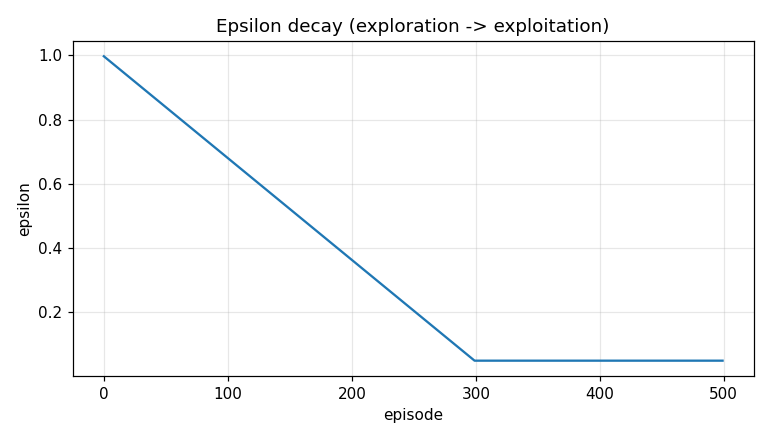
#> input picture advanced_deployment/02_deep_reinforcement_learning/Image/epsilon-decay.png, 770 x 440 px, found by its file name
$ python Enhancement_and_Filtering_Using_CNN.py
#> lines starting #> are read from the running program, lines starting #| are printed output that depends on the picture
import cv2
import numpy as np
from PIL import Image, ImageFilter
import matplotlib.pyplot as plt
from google.colab.patches import cv2_imshow
from google.colab import files

# Upload the image
uploaded = files.upload()
#> the answer given: epsilon-decay.png

# Assuming the file is uploaded, get its name from the uploaded dictionary
image_path = list(uploaded.keys())[0]

# Load the image
def load_image(image_path):
    # Open the image with Pillow
#> called with image_path = 'epsilon-decay.png'
    image = Image.open(image_path)
#> image is the input picture: PIL image 770x440 RGBA; mean R, G, B, A 249.4, 249.9, 250.2, 255
    return image

# Function for blurring the image
def apply_blur(image, radius=5):
#> called with radius = 5
    return image.filter(ImageFilter.GaussianBlur(radius))
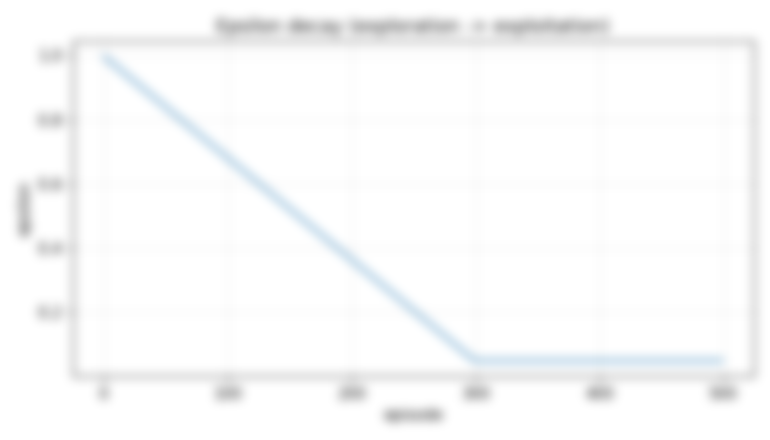
#> returned value: PIL image 770x440 RGBA; mean R, G, B, A 249.5, 250, 250.3, 255

# Function for sharpening the image
def apply_sharpen(image):
    return image.filter(ImageFilter.SHARPEN)

# Volvo8 sharpening filter (Specific sharpening filter using a custom kernel)
def volvo8_sharpen(image):
    image = np.array(image)
    kernel = np.array([[0, -1, 0],
                       [-1, 5,-1],
                       [0, -1, 0]])  # A basic sharpening kernel
    sharpened = cv2.filter2D(image, -1, kernel)
    return Image.fromarray(sharpened)

# General sharpen (using a higher strength kernel)
def general_sharpen(image):
    image = np.array(image)
    kernel = np.array([[0, -1, 0],
                       [-1, 5,-1],
                       [0, -1, 0]])  # Basic sharpen kernel
    sharpened = cv2.filter2D(image, -1, kernel)
    return Image.fromarray(sharpened)

# Function to display the images
def display_images(original, blurred, sharpened, volvo8_sharpened, general_sharpened):
    plt.figure(figsize=(15, 10))

    plt.subplot(2, 3, 1)
    plt.imshow(original)
    plt.title("Original Image")
    plt.axis('off')

    plt.subplot(2, 3, 2)
    plt.imshow(blurred)
    plt.title("Blurred Image")
    plt.axis('off')

    plt.subplot(2, 3, 3)
    plt.imshow(sharpened)
    plt.title("Sharpened Image")
    plt.axis('off')

    plt.subplot(2, 3, 4)
    plt.imshow(volvo8_sharpened)
    plt.title("Volvo8 Sharpened Image")
    plt.axis('off')

    plt.subplot(2, 3, 5)
    plt.imshow(general_sharpened)
    plt.title("General Sharpened Image")
    plt.axis('off')

    plt.tight_layout()
    plt.show()
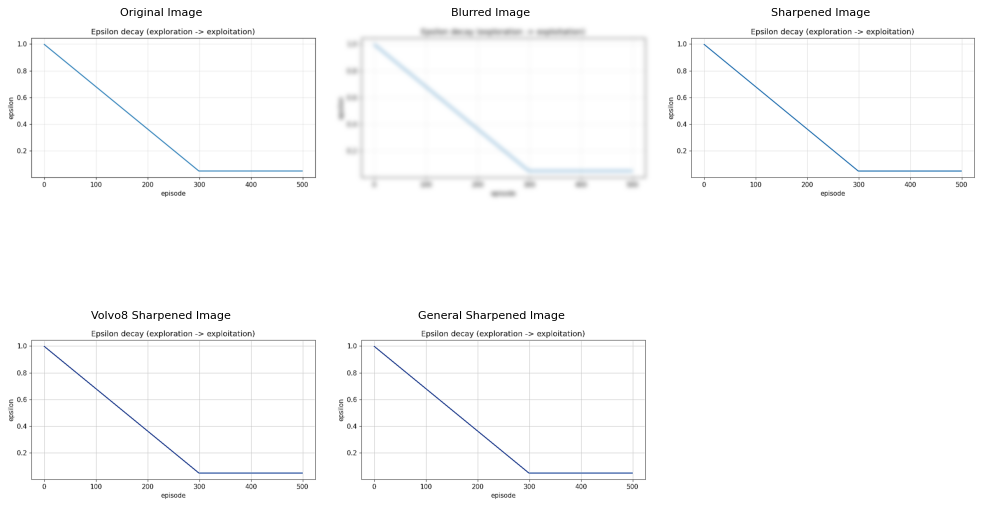
#> figure drawn by matplotlib, 5 panels

# Load the image
image = load_image(image_path)

# Apply blurring and sharpening filters
blurred_image = apply_blur(image)
sharpened_image = apply_sharpen(image)
volvo8_sharpened_image = volvo8_sharpen(image)
general_sharpened_image = general_sharpen(image)

# Display all the images
display_images(image, blurred_image, sharpened_image, volvo8_sharpened_image, general_sharpened_image)
